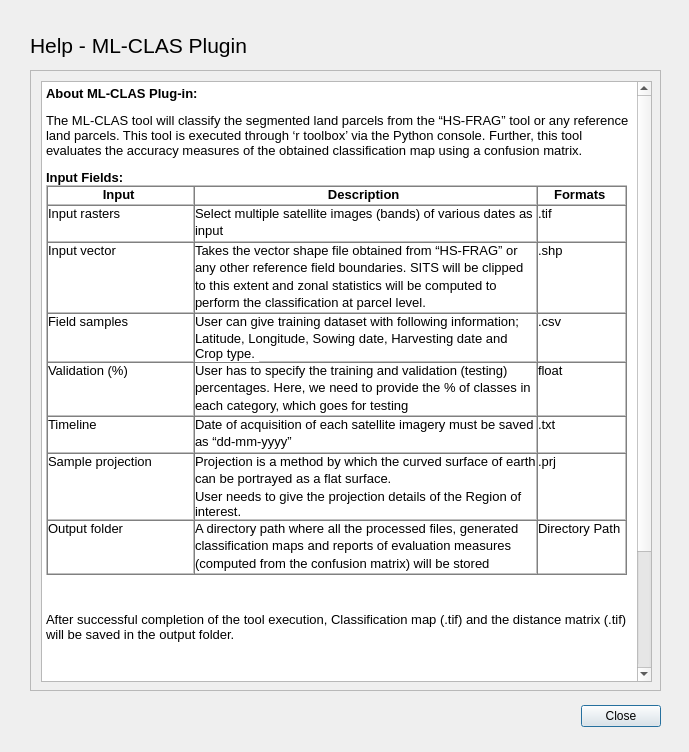
<?xml version="1.0" encoding="UTF-8"?>
<ui version="4.0">
 <class>Help</class>
 <widget class="QDialog" name="Help">
  <property name="geometry">
   <rect>
    <x>0</x>
    <y>0</y>
    <width>689</width>
    <height>752</height>
   </rect>
  </property>
  <property name="windowTitle">
   <string>Help - ML-CLAS</string>
  </property>
  <widget class="QDialogButtonBox" name="buttonBox">
   <property name="geometry">
    <rect>
     <x>320</x>
     <y>700</y>
     <width>341</width>
     <height>32</height>
    </rect>
   </property>
   <property name="layoutDirection">
    <enum>Qt::LeftToRight</enum>
   </property>
   <property name="orientation">
    <enum>Qt::Horizontal</enum>
   </property>
   <property name="standardButtons">
    <set>QDialogButtonBox::Close</set>
   </property>
  </widget>
  <widget class="QScrollArea" name="scrollArea">
   <property name="geometry">
    <rect>
     <x>30</x>
     <y>70</y>
     <width>631</width>
     <height>621</height>
    </rect>
   </property>
   <property name="widgetResizable">
    <bool>true</bool>
   </property>
   <widget class="QWidget" name="scrollAreaWidgetContents">
    <property name="geometry">
     <rect>
      <x>0</x>
      <y>0</y>
      <width>629</width>
      <height>619</height>
     </rect>
    </property>
    <widget class="QTextBrowser" name="textBrowser">
     <property name="geometry">
      <rect>
       <x>10</x>
       <y>10</y>
       <width>611</width>
       <height>601</height>
      </rect>
     </property>
     <property name="html">
      <string>&lt;!DOCTYPE HTML PUBLIC &quot;-//W3C//DTD HTML 4.0//EN&quot; &quot;http://www.w3.org/TR/REC-html40/strict.dtd&quot;&gt;
&lt;html&gt;&lt;head&gt;&lt;meta name=&quot;qrichtext&quot; content=&quot;1&quot; /&gt;&lt;style type=&quot;text/css&quot;&gt;
p, li { white-space: pre-wrap; }
&lt;/style&gt;&lt;/head&gt;&lt;body style=&quot; font-family:'MS Shell Dlg 2'; font-size:7.8pt; font-weight:400; font-style:normal;&quot;&gt;
&lt;p style=&quot; margin-top:0px; margin-bottom:0px; margin-left:0px; margin-right:0px; -qt-block-indent:0; text-indent:0px;&quot;&gt;&lt;span style=&quot; font-family:'Arial,sans-serif'; font-size:10pt; font-weight:600; background-color:#ffffff;&quot;&gt;About ML-CLAS Plug-in:&lt;/span&gt;&lt;span style=&quot; font-family:'Arial,sans-serif'; font-size:10pt;&quot;&gt; &lt;/span&gt;&lt;/p&gt;
&lt;p style=&quot; margin-top:12px; margin-bottom:0px; margin-left:0px; margin-right:0px; -qt-block-indent:0; text-indent:0px; background-color:#ffffff;&quot;&gt;&lt;span style=&quot; font-family:'Arial,sans-serif'; font-size:10pt; color:#000000; background-color:#ffffff;&quot;&gt;The ML-CLAS tool will classify the segmented land parcels from the “HS-FRAG” tool or any reference land parcels. This tool is executed through ‘r toolbox’ via the Python console. Further, this tool evaluates the accuracy measures of the obtained classification map using a confusion matrix. &lt;/span&gt;&lt;/p&gt;
&lt;p style=&quot; margin-top:12px; margin-bottom:0px; margin-left:0px; margin-right:0px; -qt-block-indent:0; text-indent:0px; background-color:#ffffff;&quot;&gt;&lt;span style=&quot; font-family:'Arial,sans-serif'; font-size:10pt; font-weight:600; background-color:#ffffff;&quot;&gt;Input Fields:&lt;/span&gt;&lt;span style=&quot; font-family:'Arial,sans-serif'; font-size:10pt;&quot;&gt; &lt;/span&gt;&lt;/p&gt;
&lt;table border=&quot;1&quot; style=&quot; margin-top:0px; margin-bottom:0px; margin-left:0px; margin-right:0px;&quot; width=&quot;100%&quot; cellspacing=&quot;0&quot; cellpadding=&quot;0&quot;&gt;
&lt;tr&gt;
&lt;td width=&quot;25%&quot; style=&quot; padding-left:0; padding-right:0; padding-top:0; padding-bottom:0;&quot;&gt;
&lt;p align=&quot;center&quot; style=&quot; margin-top:12px; margin-bottom:0px; margin-left:0px; margin-right:0px; -qt-block-indent:0; text-indent:0px; line-height:115%;&quot;&gt;&lt;span style=&quot; font-family:'Arial,sans-serif'; font-size:10pt; font-weight:600;&quot;&gt;Input&lt;/span&gt;&lt;span style=&quot; font-family:'Arial,sans-serif'; font-size:10pt;&quot;&gt; &lt;/span&gt;&lt;/p&gt;&lt;/td&gt;
&lt;td width=&quot;59%&quot; style=&quot; padding-left:0; padding-right:0; padding-top:0; padding-bottom:0;&quot;&gt;
&lt;p align=&quot;center&quot; style=&quot; margin-top:12px; margin-bottom:0px; margin-left:0px; margin-right:0px; -qt-block-indent:0; text-indent:0px; line-height:115%;&quot;&gt;&lt;span style=&quot; font-family:'Arial,sans-serif'; font-size:10pt; font-weight:600;&quot;&gt;Description&lt;/span&gt;&lt;span style=&quot; font-family:'Arial,sans-serif'; font-size:10pt;&quot;&gt; &lt;/span&gt;&lt;/p&gt;&lt;/td&gt;
&lt;td width=&quot;15%&quot; style=&quot; padding-left:0; padding-right:0; padding-top:0; padding-bottom:0;&quot;&gt;
&lt;p align=&quot;center&quot; style=&quot; margin-top:12px; margin-bottom:0px; margin-left:0px; margin-right:0px; -qt-block-indent:0; text-indent:0px; line-height:115%;&quot;&gt;&lt;span style=&quot; font-family:'Arial,sans-serif'; font-size:10pt; font-weight:600;&quot;&gt;Formats&lt;/span&gt;&lt;span style=&quot; font-family:'Arial,sans-serif'; font-size:10pt;&quot;&gt; &lt;/span&gt;&lt;/p&gt;&lt;/td&gt;&lt;/tr&gt;
&lt;tr&gt;
&lt;td style=&quot; padding-left:0; padding-right:0; padding-top:0; padding-bottom:0;&quot;&gt;
&lt;p style=&quot; margin-top:12px; margin-bottom:0px; margin-left:0px; margin-right:0px; -qt-block-indent:0; text-indent:0px; line-height:115%;&quot;&gt;&lt;span style=&quot; font-family:'Arial,sans-serif'; font-size:10pt;&quot;&gt;Input rasters &lt;/span&gt;&lt;/p&gt;&lt;/td&gt;
&lt;td style=&quot; padding-left:0; padding-right:0; padding-top:0; padding-bottom:0;&quot;&gt;
&lt;p style=&quot; margin-top:12px; margin-bottom:0px; margin-left:0px; margin-right:0px; -qt-block-indent:0; text-indent:0px; line-height:115%;&quot;&gt;&lt;span style=&quot; font-family:'Arial,sans-serif'; font-size:10pt;&quot;&gt;Select multiple satellite images (bands) of various dates as input&lt;/span&gt;&lt;/p&gt;&lt;/td&gt;
&lt;td style=&quot; padding-left:0; padding-right:0; padding-top:0; padding-bottom:0;&quot;&gt;
&lt;p style=&quot; margin-top:12px; margin-bottom:0px; margin-left:0px; margin-right:0px; -qt-block-indent:0; text-indent:0px; line-height:115%;&quot;&gt;&lt;span style=&quot; font-family:'Arial,sans-serif'; font-size:10pt;&quot;&gt;.tif&lt;/span&gt;&lt;/p&gt;&lt;/td&gt;&lt;/tr&gt;
&lt;tr&gt;
&lt;td style=&quot; padding-left:0; padding-right:0; padding-top:0; padding-bottom:0;&quot;&gt;
&lt;p style=&quot; margin-top:12px; margin-bottom:0px; margin-left:0px; margin-right:0px; -qt-block-indent:0; text-indent:0px; line-height:115%;&quot;&gt;&lt;span style=&quot; font-family:'Arial,sans-serif'; font-size:10pt;&quot;&gt;Input vector &lt;/span&gt;&lt;/p&gt;&lt;/td&gt;
&lt;td style=&quot; padding-left:0; padding-right:0; padding-top:0; padding-bottom:0;&quot;&gt;
&lt;p style=&quot; margin-top:12px; margin-bottom:0px; margin-left:0px; margin-right:0px; -qt-block-indent:0; text-indent:0px; line-height:115%;&quot;&gt;&lt;span style=&quot; font-family:'Arial,sans-serif'; font-size:10pt; color:#000000; background-color:#ffffff;&quot;&gt;Takes the vector shape file obtained from “HS-FRAG” or any other reference field boundaries. SITS will be clipped to this extent and zonal statistics will be computed to perform the classification at parcel level. &lt;/span&gt;&lt;/p&gt;&lt;/td&gt;
&lt;td style=&quot; padding-left:0; padding-right:0; padding-top:0; padding-bottom:0;&quot;&gt;
&lt;p style=&quot; margin-top:12px; margin-bottom:0px; margin-left:0px; margin-right:0px; -qt-block-indent:0; text-indent:0px; line-height:115%;&quot;&gt;&lt;span style=&quot; font-family:'Arial,sans-serif'; font-size:10pt;&quot;&gt;.shp &lt;/span&gt;&lt;/p&gt;&lt;/td&gt;&lt;/tr&gt;
&lt;tr&gt;
&lt;td style=&quot; padding-left:0; padding-right:0; padding-top:0; padding-bottom:0;&quot;&gt;
&lt;p style=&quot; margin-top:12px; margin-bottom:0px; margin-left:0px; margin-right:0px; -qt-block-indent:0; text-indent:0px; line-height:115%;&quot;&gt;&lt;span style=&quot; font-family:'Arial,sans-serif'; font-size:10pt;&quot;&gt;Field samples&lt;/span&gt;&lt;/p&gt;&lt;/td&gt;
&lt;td style=&quot; padding-left:0; padding-right:0; padding-top:0; padding-bottom:0;&quot;&gt;
&lt;p style=&quot; margin-top:12px; margin-bottom:0px; margin-left:0px; margin-right:0px; -qt-block-indent:0; text-indent:0px; line-height:115%;&quot;&gt;&lt;span style=&quot; font-family:'Arial,sans-serif'; font-size:10pt; color:#000000; background-color:#ffffff;&quot;&gt;User can give training dataset with following information;&lt;/span&gt;&lt;/p&gt;
&lt;p style=&quot; margin-top:0px; margin-bottom:0px; margin-left:0px; margin-right:0px; -qt-block-indent:0; text-indent:0px;&quot;&gt;&lt;span style=&quot; font-family:'Arial,sans-serif'; font-size:10pt; color:#000000; background-color:#ffffff;&quot;&gt;Latitude, Longitude, Sowing date, Harvesting date and Crop type. &lt;/span&gt;&lt;/p&gt;&lt;/td&gt;
&lt;td style=&quot; padding-left:0; padding-right:0; padding-top:0; padding-bottom:0;&quot;&gt;
&lt;p style=&quot; margin-top:12px; margin-bottom:0px; margin-left:0px; margin-right:0px; -qt-block-indent:0; text-indent:0px; line-height:115%;&quot;&gt;&lt;span style=&quot; font-family:'Arial,sans-serif'; font-size:10pt;&quot;&gt;.csv&lt;/span&gt;&lt;/p&gt;&lt;/td&gt;&lt;/tr&gt;
&lt;tr&gt;
&lt;td style=&quot; padding-left:0; padding-right:0; padding-top:0; padding-bottom:0;&quot;&gt;
&lt;p style=&quot; margin-top:12px; margin-bottom:0px; margin-left:0px; margin-right:0px; -qt-block-indent:0; text-indent:0px; line-height:115%;&quot;&gt;&lt;span style=&quot; font-family:'Arial,sans-serif'; font-size:10pt;&quot;&gt;Validation (%) &lt;/span&gt;&lt;/p&gt;&lt;/td&gt;
&lt;td style=&quot; padding-left:0; padding-right:0; padding-top:0; padding-bottom:0;&quot;&gt;
&lt;p style=&quot; margin-top:12px; margin-bottom:0px; margin-left:0px; margin-right:0px; -qt-block-indent:0; text-indent:0px; line-height:115%;&quot;&gt;&lt;span style=&quot; font-family:'Arial,sans-serif'; font-size:10pt; color:#000000; background-color:#ffffff;&quot;&gt;User has to specify the training and validation (testing) percentages. Here, we need to provide the % of classes in each category, which goes for testing&lt;/span&gt;&lt;/p&gt;&lt;/td&gt;
&lt;td style=&quot; padding-left:0; padding-right:0; padding-top:0; padding-bottom:0;&quot;&gt;
&lt;p style=&quot; margin-top:12px; margin-bottom:0px; margin-left:0px; margin-right:0px; -qt-block-indent:0; text-indent:0px; line-height:115%;&quot;&gt;&lt;span style=&quot; font-family:'Arial,sans-serif'; font-size:10pt;&quot;&gt;float&lt;/span&gt;&lt;/p&gt;&lt;/td&gt;&lt;/tr&gt;
&lt;tr&gt;
&lt;td style=&quot; padding-left:0; padding-right:0; padding-top:0; padding-bottom:0;&quot;&gt;
&lt;p style=&quot; margin-top:12px; margin-bottom:0px; margin-left:0px; margin-right:0px; -qt-block-indent:0; text-indent:0px; line-height:115%;&quot;&gt;&lt;span style=&quot; font-family:'Arial,sans-serif'; font-size:10pt;&quot;&gt;Timeline&lt;/span&gt;&lt;/p&gt;&lt;/td&gt;
&lt;td style=&quot; padding-left:0; padding-right:0; padding-top:0; padding-bottom:0;&quot;&gt;
&lt;p style=&quot; margin-top:12px; margin-bottom:0px; margin-left:0px; margin-right:0px; -qt-block-indent:0; text-indent:0px; line-height:115%;&quot;&gt;&lt;span style=&quot; font-family:'Arial,sans-serif'; font-size:10pt;&quot;&gt;Date of acquisition of each satellite imagery must be saved as “dd-mm-yyyy” &lt;/span&gt;&lt;/p&gt;&lt;/td&gt;
&lt;td style=&quot; padding-left:0; padding-right:0; padding-top:0; padding-bottom:0;&quot;&gt;
&lt;p style=&quot; margin-top:12px; margin-bottom:0px; margin-left:0px; margin-right:0px; -qt-block-indent:0; text-indent:0px; line-height:115%;&quot;&gt;&lt;span style=&quot; font-family:'Arial,sans-serif'; font-size:10pt;&quot;&gt;.txt&lt;/span&gt;&lt;/p&gt;&lt;/td&gt;&lt;/tr&gt;
&lt;tr&gt;
&lt;td style=&quot; padding-left:0; padding-right:0; padding-top:0; padding-bottom:0;&quot;&gt;
&lt;p style=&quot; margin-top:12px; margin-bottom:0px; margin-left:0px; margin-right:0px; -qt-block-indent:0; text-indent:0px; line-height:115%;&quot;&gt;&lt;span style=&quot; font-family:'Arial,sans-serif'; font-size:10pt;&quot;&gt;Sample projection &lt;/span&gt;&lt;/p&gt;&lt;/td&gt;
&lt;td style=&quot; padding-left:0; padding-right:0; padding-top:0; padding-bottom:0;&quot;&gt;
&lt;p style=&quot; margin-top:12px; margin-bottom:0px; margin-left:0px; margin-right:0px; -qt-block-indent:0; text-indent:0px; line-height:115%;&quot;&gt;&lt;span style=&quot; font-family:'Arial,sans-serif'; font-size:10pt;&quot;&gt;Projection is a method by which the curved surface of earth can be portrayed as a flat surface.&lt;/span&gt;&lt;/p&gt;
&lt;p style=&quot; margin-top:0px; margin-bottom:0px; margin-left:0px; margin-right:0px; -qt-block-indent:0; text-indent:0px;&quot;&gt;&lt;span style=&quot; font-family:'Arial,sans-serif'; font-size:10pt;&quot;&gt;User needs to give the projection details of the Region of interest.&lt;/span&gt;&lt;/p&gt;&lt;/td&gt;
&lt;td style=&quot; padding-left:0; padding-right:0; padding-top:0; padding-bottom:0;&quot;&gt;
&lt;p style=&quot; margin-top:12px; margin-bottom:0px; margin-left:0px; margin-right:0px; -qt-block-indent:0; text-indent:0px; line-height:115%;&quot;&gt;&lt;span style=&quot; font-family:'Arial,sans-serif'; font-size:10pt;&quot;&gt;.prj &lt;/span&gt;&lt;/p&gt;&lt;/td&gt;&lt;/tr&gt;
&lt;tr&gt;
&lt;td style=&quot; padding-left:0; padding-right:0; padding-top:0; padding-bottom:0;&quot;&gt;
&lt;p style=&quot; margin-top:12px; margin-bottom:0px; margin-left:0px; margin-right:0px; -qt-block-indent:0; text-indent:0px; line-height:115%;&quot;&gt;&lt;span style=&quot; font-family:'Arial,sans-serif'; font-size:10pt;&quot;&gt;Output folder &lt;/span&gt;&lt;/p&gt;&lt;/td&gt;
&lt;td style=&quot; padding-left:0; padding-right:0; padding-top:0; padding-bottom:0;&quot;&gt;
&lt;p style=&quot; margin-top:12px; margin-bottom:0px; margin-left:0px; margin-right:0px; -qt-block-indent:0; text-indent:0px; line-height:115%;&quot;&gt;&lt;span style=&quot; font-family:'Arial,sans-serif'; font-size:10pt; color:#000000; background-color:#ffffff;&quot;&gt;A directory path where all the processed files, generated classification maps and reports of evaluation measures (computed from the confusion matrix) will be stored&lt;/span&gt;&lt;span style=&quot; font-family:'Arial,sans-serif'; font-size:10pt;&quot;&gt; &lt;/span&gt;&lt;/p&gt;&lt;/td&gt;
&lt;td style=&quot; padding-left:0; padding-right:0; padding-top:0; padding-bottom:0;&quot;&gt;
&lt;p style=&quot; margin-top:12px; margin-bottom:0px; margin-left:0px; margin-right:0px; -qt-block-indent:0; text-indent:0px; line-height:115%;&quot;&gt;&lt;span style=&quot; font-family:'Arial,sans-serif'; font-size:10pt;&quot;&gt;Directory Path &lt;/span&gt;&lt;/p&gt;&lt;/td&gt;&lt;/tr&gt;&lt;/table&gt;
&lt;p style=&quot;-qt-paragraph-type:empty; margin-top:12px; margin-bottom:0px; margin-left:0px; margin-right:0px; -qt-block-indent:0; text-indent:0px;&quot;&gt;&lt;br /&gt;&lt;/p&gt;
&lt;p style=&quot; margin-top:12px; margin-bottom:0px; margin-left:0px; margin-right:0px; -qt-block-indent:0; text-indent:0px;&quot;&gt;&lt;span style=&quot; font-family:'Arial,sans-serif'; font-size:10pt;&quot;&gt;After successful completion of the tool execution, Classification map (.tif) and the distance matrix (.tif) will be saved in the output folder.&lt;/span&gt;&lt;span style=&quot; font-family:'Arial,sans-serif'; font-size:10pt; font-weight:600;&quot;&gt; &lt;/span&gt;&lt;span style=&quot; font-family:'Arial,sans-serif'; font-size:10pt;&quot;&gt; &lt;/span&gt;&lt;/p&gt;
&lt;p style=&quot;-qt-paragraph-type:empty; margin-top:12px; margin-bottom:0px; margin-left:0px; margin-right:0px; -qt-block-indent:0; text-indent:0px; font-family:'Arial,sans-serif'; font-size:10pt;&quot;&gt;&lt;br /&gt;&lt;/p&gt;
&lt;p style=&quot; margin-top:12px; margin-bottom:0px; margin-left:0px; margin-right:0px; -qt-block-indent:0; text-indent:0px;&quot;&gt;&lt;span style=&quot; font-family:'Arial,sans-serif'; font-size:10pt; font-weight:600;&quot;&gt;Evaluation Measures:&lt;/span&gt;&lt;span style=&quot; font-family:'Arial,sans-serif'; font-size:10pt;&quot;&gt; &lt;/span&gt;&lt;/p&gt;
&lt;p style=&quot; margin-top:12px; margin-bottom:0px; margin-left:0px; margin-right:0px; -qt-block-indent:0; text-indent:0px; line-height:115%;&quot;&gt;&lt;span style=&quot; font-family:'Arial,sans-serif'; font-size:10pt;&quot;&gt;This plug-in will compute the following evaluation measures from the confusion matrix and store it in a text file. &lt;/span&gt;&lt;/p&gt;
&lt;p style=&quot; margin-top:0px; margin-bottom:0px; margin-left:0px; margin-right:0px; -qt-block-indent:0; text-indent:0px; line-height:115%;&quot;&gt;&lt;span style=&quot; font-family:'Arial,sans-serif'; font-size:10pt;&quot;&gt;1.       Overall Accuracy &lt;/span&gt;&lt;/p&gt;
&lt;p style=&quot; margin-top:0px; margin-bottom:0px; margin-left:0px; margin-right:0px; -qt-block-indent:0; text-indent:0px; line-height:115%;&quot;&gt;&lt;span style=&quot; font-family:'Arial,sans-serif'; font-size:10pt;&quot;&gt;2.       Precision (or Producer Accuracy) &lt;/span&gt;&lt;/p&gt;
&lt;p style=&quot; margin-top:0px; margin-bottom:0px; margin-left:0px; margin-right:0px; -qt-block-indent:0; text-indent:0px; line-height:115%;&quot;&gt;&lt;span style=&quot; font-family:'Arial,sans-serif'; font-size:10pt;&quot;&gt;3.       Recall (or User Accuracy) &lt;/span&gt;&lt;/p&gt;
&lt;p style=&quot; margin-top:0px; margin-bottom:0px; margin-left:0px; margin-right:0px; -qt-block-indent:0; text-indent:0px; line-height:115%;&quot;&gt;&lt;span style=&quot; font-family:'Arial,sans-serif'; font-size:10pt;&quot;&gt;4.       Cohen’s Kappa Coefficient &lt;/span&gt;&lt;/p&gt;
&lt;p style=&quot; margin-top:0px; margin-bottom:0px; margin-left:0px; margin-right:0px; -qt-block-indent:0; text-indent:0px; line-height:115%;&quot;&gt;&lt;span style=&quot; font-family:'Arial,sans-serif'; font-size:10pt;&quot;&gt;5.       F1-Score &lt;/span&gt;&lt;/p&gt;&lt;/body&gt;&lt;/html&gt;</string>
     </property>
    </widget>
   </widget>
  </widget>
  <widget class="QLabel" name="label">
   <property name="geometry">
    <rect>
     <x>30</x>
     <y>30</y>
     <width>431</width>
     <height>31</height>
    </rect>
   </property>
   <property name="font">
    <font>
     <pointsize>16</pointsize>
    </font>
   </property>
   <property name="text">
    <string>Help - ML-CLAS Plugin</string>
   </property>
  </widget>
 </widget>
 <resources/>
 <connections>
  <connection>
   <sender>buttonBox</sender>
   <signal>accepted()</signal>
   <receiver>Help</receiver>
   <slot>accept()</slot>
   <hints>
    <hint type="sourcelabel">
     <x>538</x>
     <y>714</y>
    </hint>
    <hint type="destinationlabel">
     <x>157</x>
     <y>274</y>
    </hint>
   </hints>
  </connection>
  <connection>
   <sender>buttonBox</sender>
   <signal>rejected()</signal>
   <receiver>Help</receiver>
   <slot>reject()</slot>
   <hints>
    <hint type="sourcelabel">
     <x>606</x>
     <y>720</y>
    </hint>
    <hint type="destinationlabel">
     <x>286</x>
     <y>274</y>
    </hint>
   </hints>
  </connection>
 </connections>
</ui>
